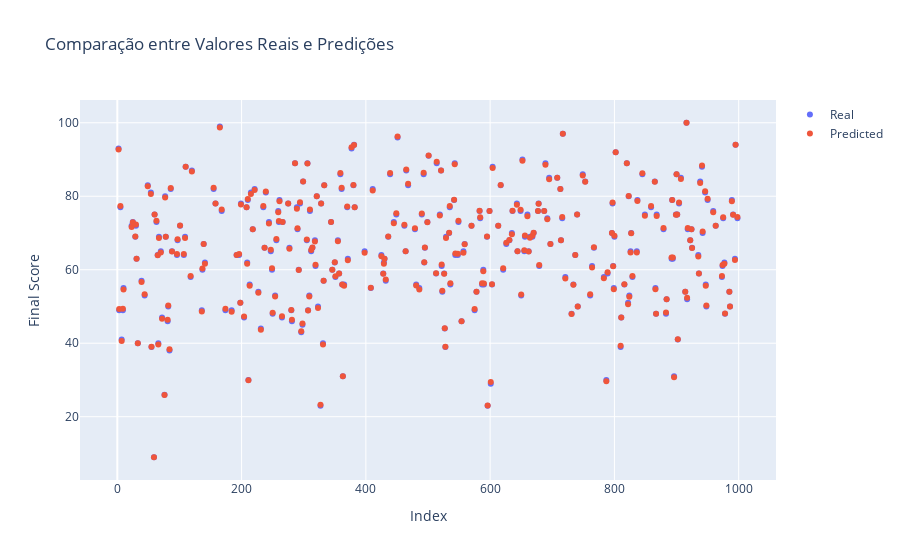

Notebook code cell kept with this figure:
### Code cell
fig = go.Figure()

fig.add_trace(go.Scatter(x=y_test.index, y=y_test, mode='markers', name='Real'))

fig.add_trace(go.Scatter(x=y_test.index, y=y_pred, mode='markers', name='Predicted'))

fig.update_layout(title='Comparação entre Valores Reais e Predições', xaxis_title='Index', yaxis_title='Final Score')

fig.show()

### Figure 1 — Plotly figure (JSON) as saved in the notebook; plotly's stock layout.template omitted (floating-point values rounded to 4 significant figures; data arrays with more than 128 entries replaced by an {"elided": "..."} marker saying what was removed)
{"data": [{"mode": "markers", "name": "Real", "type": "scatter", "x": {"elided": "300 int values"}, "y": {"elided": "300 int values"}}, {"mode": "markers", "name": "Predicted", "type": "scatter", "x": {"elided": "300 int values"}, "y": {"elided": "300 float values"}}], "layout": {"title": {"text": "Comparação entre Valores Reais e Predições"}, "xaxis": {"title": {"text": "Index"}}, "yaxis": {"title": {"text": "Final Score"}}}}
